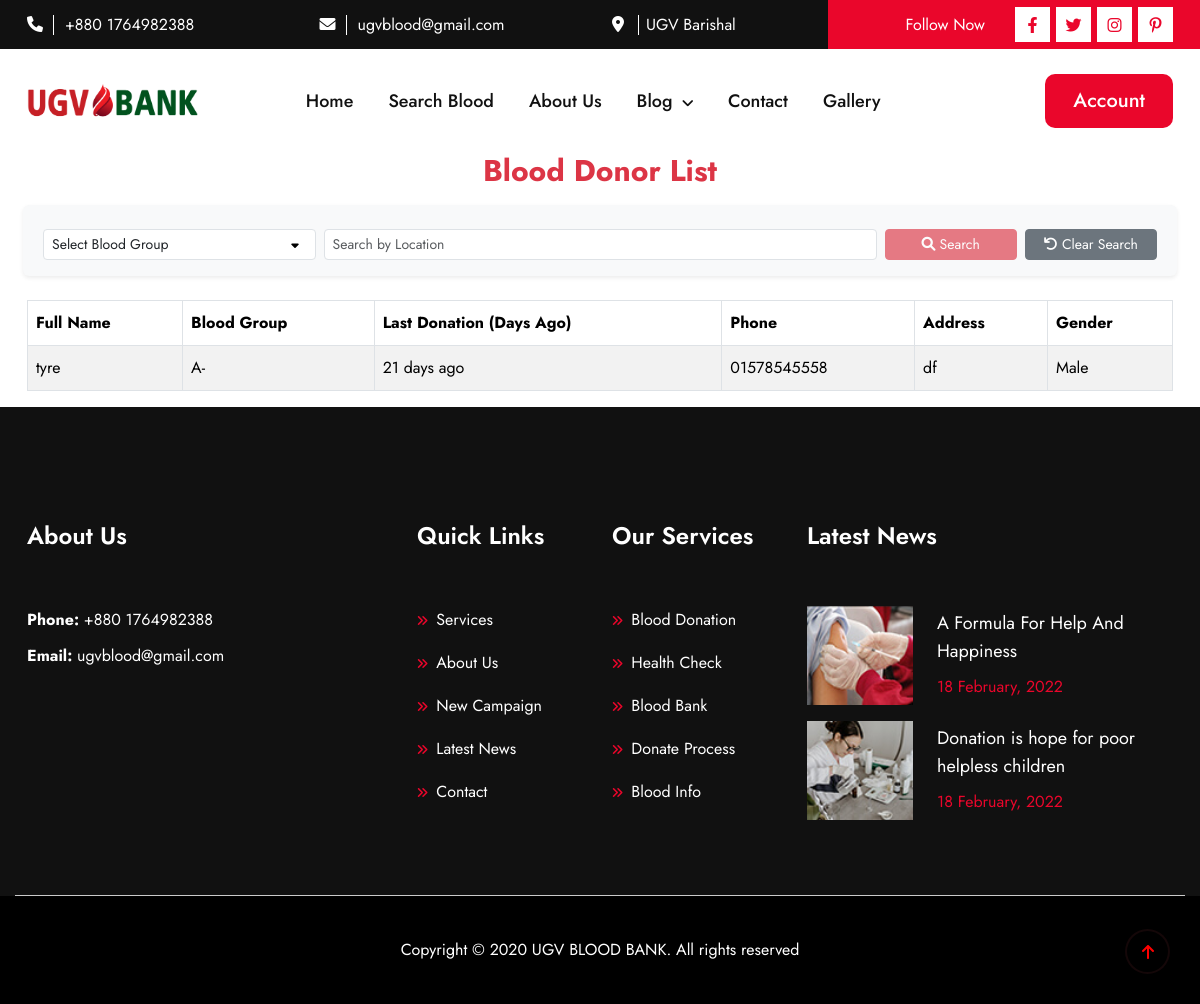
/donors/, run on an earlier commit of the app's database.
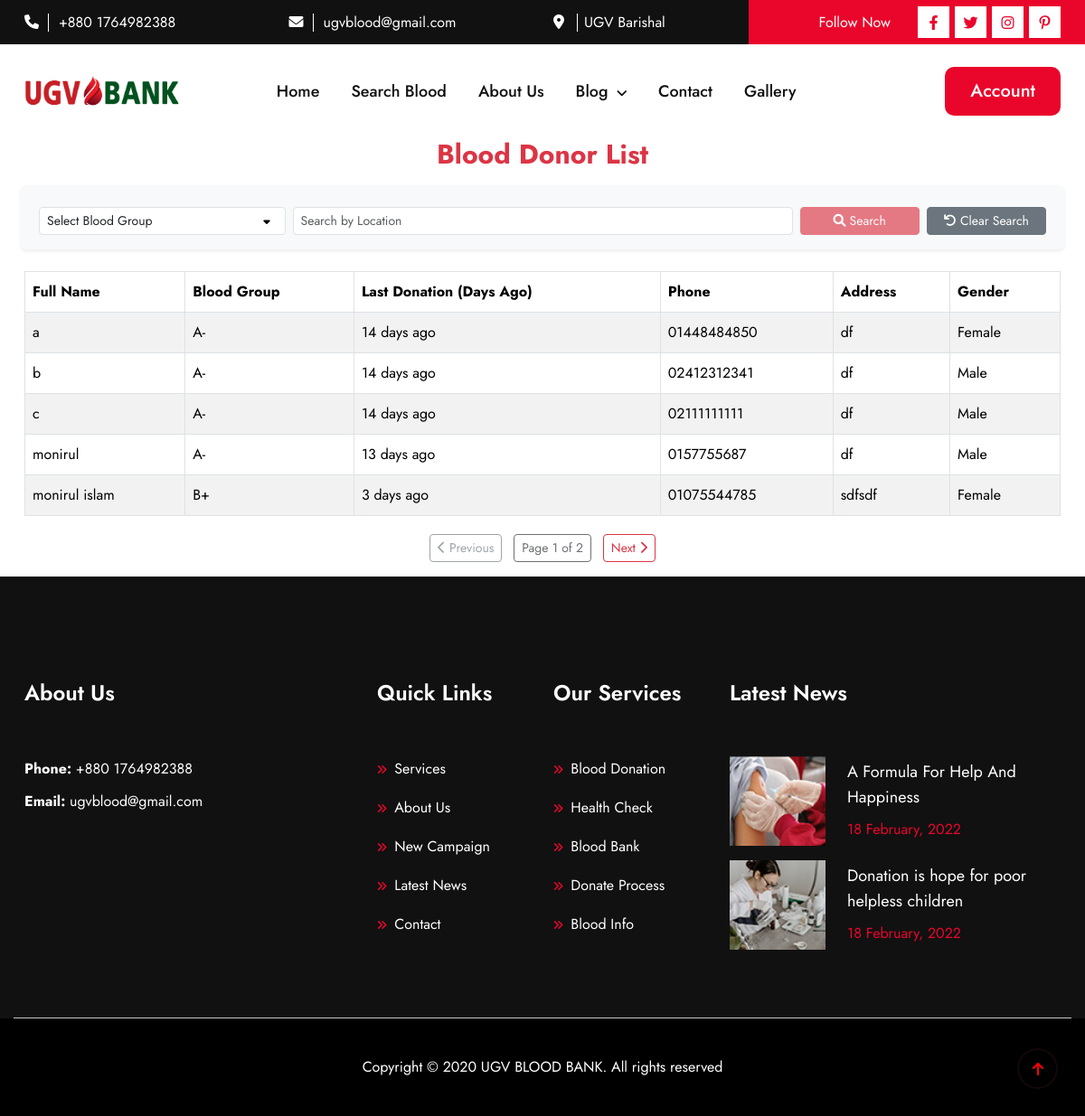
And on a later commit of the database.
### blood/models.py (models this page shows, shortened)
class DonorProfile(models.Model):
    BLOOD_GROUP_CHOICES = [
        ('A+', 'A+'), ('A-', 'A-'),
        ('B+', 'B+'), ('B-', 'B-'),
        ('AB+', 'AB+'), ('AB-', 'AB-'),
        ('O+', 'O+'), ('O-', 'O-')
    ]
    GENDER_CHOICES = [
        ('M', 'Male'),
        ('F', 'Female'),
        ('O', 'Other'),
    ]
    user = models.OneToOneField(User, on_delete=models.CASCADE)
    full_name = models.CharField(max_length=80)
    profile_picture = models.ImageField(upload_to='profile_pics/', blank=True, null=True)
    blood_group = models.CharField(max_length=3, choices=BLOOD_GROUP_CHOICES)
    gender = models.CharField(max_length=1, choices=GENDER_CHOICES)  # New field for gender
    date_of_birth = models.DateField()
    phone_number = models.CharField(
        max_length=11,
        validators=[RegexValidator(regex=r'^\+?1?\d{9,15}$')]
    )
    present_address = models.TextField(max_length=400)
    permanent_address = models.TextField(max_length=400, blank=True, null=True)
    last_donation_date = models.DateField(blank=True, null=True)
    availability = models.BooleanField(default=True)  # To indicate if they are available for donation

### blood/views.py (the view)
# urls.py: path('donors/', donor_list, name='donor_list'),
def donor_list(request):
    blood_group = request.GET.get('blood_group', '')
    location = request.GET.get('location', '')
    donors = DonorProfile.objects.all()
    if blood_group:
        donors = donors.filter(blood_group=blood_group)
    if location:
        donors = donors.filter(present_address__icontains=location)
    donors = donors.order_by('full_name')
    for donor in donors:
        if donor.last_donation_date:
            today = datetime.now().date()
            donor.days_since_last_donation = (today - donor.last_donation_date).days
        else:
            donor.days_since_last_donation = None
    paginator = Paginator(donors, 5)  # Show 5 donors per page
    page = request.GET.get('page')
    donors = paginator.get_page(page)
    context = {
        'donors': donors,
        'blood_groups': DonorProfile.BLOOD_GROUP_CHOICES,
        'is_search': bool(blood_group or location),
    }
    return render(request, 'donor_list.html', context)

### templates/donor_list.html (shortened to what this page needs)
{% extends "base.html" %}
{% block content %}
<div class="container">
    <h4 class="text-center text-danger mb-4">Blood Donor List</h4>
    <form method="get" class="row g-2 mb-4 p-3 bg-light rounded shadow-sm">
        <div class="col-md-3">
            <select name="blood_group" class="form-select form-select-sm">
                <option value="">Select Blood Group</option>
            </select>
        </div>
        <div class="col-md-6">
            <input type="text" name="location" class="form-control form-control-sm" id="location-input" placeholder="Search by Location"
                   value="{{ request.GET.location }}">
        </div>
        <div class="col-md-3 d-flex justify-content-between align-items-center">
            <button type="submit" id="search-button" class="btn btn-danger btn-sm w-50 me-2" disabled>
                <i class="fas fa-search"></i> Search
            </button>
            <a href="{% url 'donor_list' %}" class="btn btn-secondary btn-sm w-50">
                <i class="fas fa-undo"></i> Clear Search
            </a>
        </div>
    </form>
    <div class="table-responsive">
        <table class="table table-striped table-bordered">
            <thead style="background-color: #dc3545; color: white;">
                <tr>
                    <th>Full Name</th>
                    <th>Blood Group</th>
                    <th>Last Donation (Days Ago)</th>
                    <th>Phone</th>
                    <th>Address</th>
                    <th>Gender</th>
                </tr>
            </thead>
            <tbody>
                {% for donor in donors %}
                <tr>
                    <td>{{ donor.full_name }}</td>
                    <td>{{ donor.blood_group }}</td>
                    <td>
                        {% if donor.days_since_last_donation %}
                            {{ donor.days_since_last_donation }} days ago
                        {% else %}
                            Never donated
                        {% endif %}
                    </td>
                    <td>{{ donor.phone_number }}</td>
                    <td>{{ donor.present_address }}</td>
                    <td>{{ donor.get_gender_display }}</td>
                </tr>
                {% empty %}
                <tr>
                    <td colspan="6" class="text-center text-danger">
                        <i class="fas fa-tint"></i> No donors found
                    </td>
                </tr>
                {% endfor %}
            </tbody>
        </table>
    </div>
   {% if donors.paginator.num_pages > 1 %}
   <nav aria-label="Page navigation" class="text-center mt-1 mb-3">
       {% if donors.has_previous %}
       <a class="btn btn-sm btn-outline-danger me-2" href="?page={{ donors.previous_page_number }}&blood_group={{ request.GET.blood_group }}&location={{ request.GET.location }}">
           <i class="fas fa-chevron-left"></i> Previous
       </a>
       {% else %}
       <button class="btn btn-sm btn-outline-secondary me-2" disabled>
           <i class="fas fa-chevron-left"></i> Previous
       </button>
       {% endif %}
       <span class="btn btn-sm btn-outline-dark disabled">
           Page {{ donors.number }} of {{ donors.paginator.num_pages }}
       </span>
       {% if donors.has_next %}
       <a class="btn btn-sm btn-outline-danger ms-2" href="?page={{ donors.next_page_number }}&blood_group={{ request.GET.blood_group }}&location={{ request.GET.location }}">
           Next <i class="fas fa-chevron-right"></i>
       </a>
       {% else %}
       <button class="btn btn-sm btn-outline-secondary ms-2" disabled>
           Next <i class="fas fa-chevron-right"></i>
       </button>
       {% endif %}
   </nav>
   {% endif %}
</div>
{% endblock %}

What changed in the data, as far as the page shows it:
no longer on this page (row unchanged): DonorProfile: full_name "tyre", blood_group "A-", days_since_last_donation "21", phone_number "01578545558", present_address "df", gender "Male"
added DonorProfile: full_name "a", blood_group "A-", days_since_last_donation "14", phone_number "01448484850", present_address "df", gender "Female"
added DonorProfile: full_name "b", blood_group "A-", days_since_last_donation "14", phone_number "02412312341", present_address "df", gender "Male"
added DonorProfile: full_name "c", blood_group "A-", days_since_last_donation "14", phone_number "02111111111", present_address "df", gender "Male"
added DonorProfile: full_name "monirul", blood_group "A-", days_since_last_donation "13", phone_number "0157755687", present_address "df", gender "Male"
added DonorProfile: full_name "monirul islam", blood_group "B+", days_since_last_donation "3", phone_number "01075544785", present_address "sdfsdf", gender "Female"
Also different on the page:
{{ donors.number }}: (not shown) → "1"
{{ donors.paginator.num_pages }}: (not shown) → "2"
text now shown: "Previous Page of Next"
